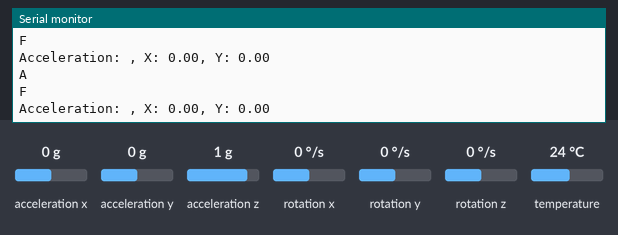
A sketch run on a simulated Arduino Uno, built with avr-gcc and run on an emulated ATmega328P. Parts: the last lines printed to the serial monitor. The inputs (shaded band) are chosen by the test bench; at power-on: acceleration x 0 g, acceleration y 0 g, acceleration z 1 g, rotation x 0 °/s, rotation y 0 °/s, rotation z 0 °/s, temperature 24 °C.

Above: at 1.3 s.
1.4 s: acceleration x set to -1.4 g
At 1.57 s:
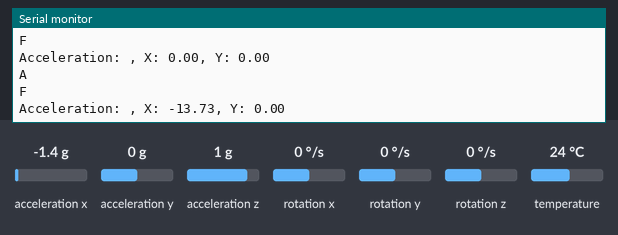
3.3 s: acceleration y set to -1.4 g
At 3.42 s:
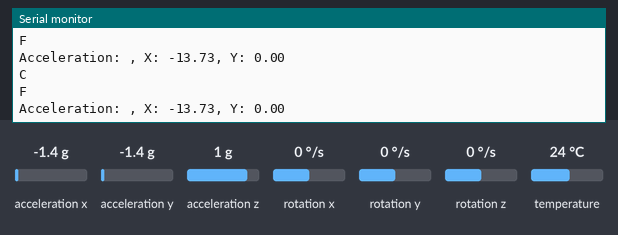
5.3 s: acceleration x set to 0.8 g
At 5.47 s:
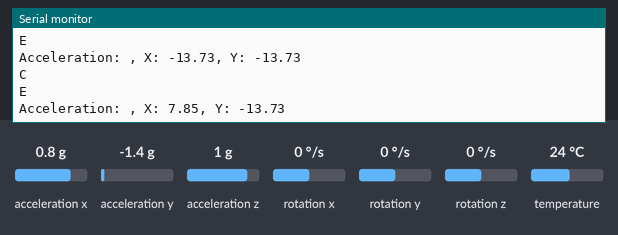
7.2 s: acceleration y set to 0.8 g
At 7.32 s:
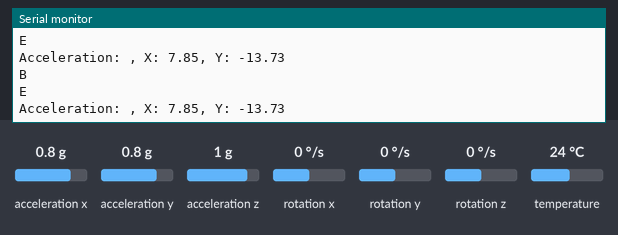
Timing chart, 0 to 10.2 s (numbered marks = the images above; inputs shaded):
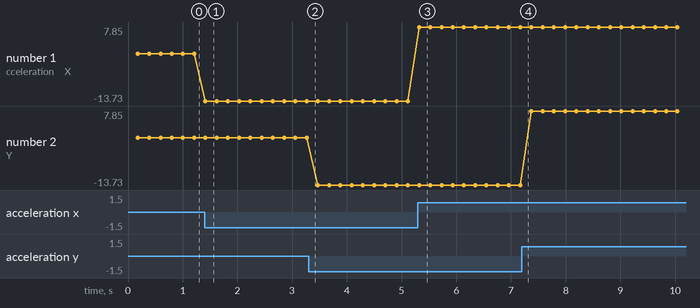

Measured:
- after the input at 1.4 s, the serial monitor: prints a new line at once (image 1)
- after the input at 5.3 s, the serial monitor: prints a new line at once (image 3)
- plotted number 1: 0 → -13.73 after the input at 1.4 s, -13.73 → 7.85 after the input at 5.3 s

The sketch:

XeTheoCuChi.ino
```cpp
#include <SoftwareSerial.h>
#include <Adafruit_MPU6050.h>
#include <Adafruit_Sensor.h>
#include <Wire.h>

Adafruit_MPU6050 mpu;

#define RX_PIN                           3
#define TX_PIN                           2

SoftwareSerial ZigbeeSerial(RX_PIN, TX_PIN);

void setup(void) {
  Serial.begin(9600);
  while (!Serial)
    delay(10);

  ZigbeeSerial.begin(9600);
  while (!ZigbeeSerial)
    delay(10);

  Serial.println("Adafruit MPU6050 test!");

  // Try to initialize!
  if (!mpu.begin()) {
    Serial.println("Failed to find MPU6050 chip");
    while (1) {
      delay(10);
    }
  }
  Serial.println("MPU6050 Found!");

  mpu.setAccelerometerRange(MPU6050_RANGE_8_G);
  Serial.print("Accelerometer range set to: ");
  switch (mpu.getAccelerometerRange()) {
  case MPU6050_RANGE_2_G:
    Serial.println("+-2G");
    break;
  case MPU6050_RANGE_4_G:
    Serial.println("+-4G");
    break;
  case MPU6050_RANGE_8_G:
    Serial.println("+-8G");
    break;
  case MPU6050_RANGE_16_G:
    Serial.println("+-16G");
    break;
  }
  mpu.setGyroRange(MPU6050_RANGE_500_DEG);
  Serial.print("Gyro range set to: ");
  switch (mpu.getGyroRange()) {
  case MPU6050_RANGE_250_DEG:
    Serial.println("+- 250 deg/s");
    break;
  case MPU6050_RANGE_500_DEG:
    Serial.println("+- 500 deg/s");
    break;
  case MPU6050_RANGE_1000_DEG:
    Serial.println("+- 1000 deg/s");
    break;
  case MPU6050_RANGE_2000_DEG:
    Serial.println("+- 2000 deg/s");
    break;
  }

  mpu.setFilterBandwidth(MPU6050_BAND_5_HZ);
  Serial.print("Filter bandwidth set to: ");
  switch (mpu.getFilterBandwidth()) {
  case MPU6050_BAND_260_HZ:
    Serial.println("260 Hz");
    break;
  case MPU6050_BAND_184_HZ:
    Serial.println("184 Hz");
    break;
  case MPU6050_BAND_94_HZ:
    Serial.println("94 Hz");
    break;
  case MPU6050_BAND_44_HZ:
    Serial.println("44 Hz");
    break;
  case MPU6050_BAND_21_HZ:
    Serial.println("21 Hz");
    break;
  case MPU6050_BAND_10_HZ:
    Serial.println("10 Hz");
    break;
  case MPU6050_BAND_5_HZ:
    Serial.println("5 Hz");
    break;
  }

  Serial.println("");
  delay(100);
}

void loop() {
  /* Get new sensor events with the readings */
  sensors_event_t a, g, temp;
  mpu.getEvent(&a, &g, &temp);

  float ax, ay;
  ax = a.acceleration.x;
  ay = a.acceleration.y;

  /* Print out the values */
  Serial.print("Acceleration: ");
  Serial.print(", X: ");
  Serial.print(ax);
  Serial.print(", Y: ");
  Serial.println(ay);

  delay(200);

  if(ax > 3.5)
  {
    ZigbeeSerial.print('B'); //Right
    Serial.println('B');
  }
  else if (ax < -3.5)
  {
    ZigbeeSerial.print('C'); //Left
    Serial.println('C');
  }
  else
  {
    ZigbeeSerial.print('A'); //Straight
    Serial.println('A');
  }

  if(ay > 3.5)
  {
    ZigbeeSerial.print('D'); //Forward
    Serial.println('D');
  }
  else if (ay < -3.5)
  {
    ZigbeeSerial.print('E'); //Stop
    Serial.println('E');
  }
  else
  {
    ZigbeeSerial.print('F'); //Backward
    Serial.println('F');
  }
}
```
